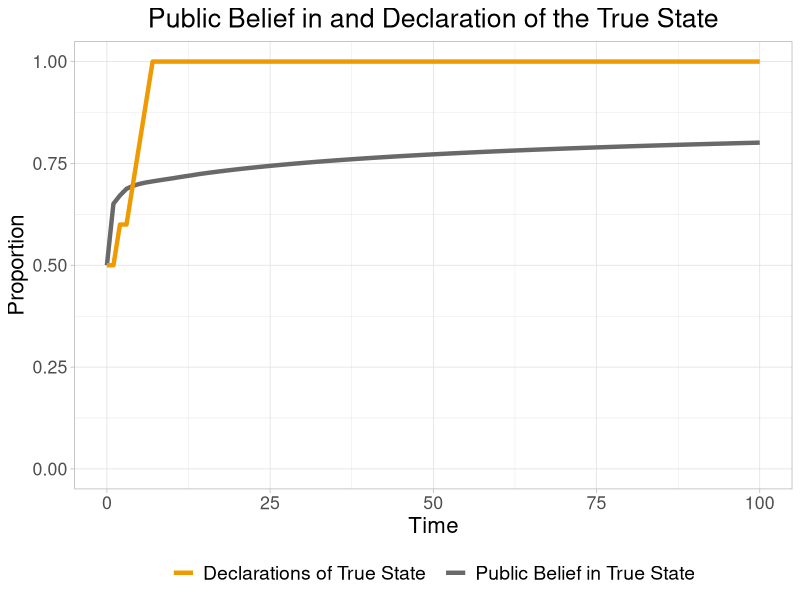

Generate this figure with R:

# TRUTH AND CONFORMITY ON NETWORKS
# SIMULATIONS

# Created by: Aydin Mohseni
# Contact: aydin.mohseni@gmail.com
# URL: www.aydinmohseni.com


### Install packages
library(ggplot2)
library(igraph)


### Establish global variables

N <- 10 # Number of agents
NumberOfTurns <- 100 # Number of turns of play
NumberOfRounds <-
  ceiling(NumberOfTurns / N) # Number of full rounds of play
# where each round is composed of N individual turns

# Create social network
nodes <- c(1:N) # Nodes
NetworkType <- c("Complete") # Choose network type to be one of:
# 1. Complete
# 2. Regular
# 3. Circle
# 4. Star
# 5. Random

regularNetworkDegree <-
  0.5 # Degree (scaled by population size) for regular networks
randomNetworkDensity <- 0.5 # Network density for random networks

InitialDeclarations <-
  c("EvenSplit") # Initial declarations of the population, on of:
# 1. EvenSplit
# 2. UniformlyAtRandom
# 3. ConsensusOnFalseState

# Network type:
# Complete network
if (NetworkType == "Complete") {
  edges <- data.frame(from = rep(1:N, each = N), to = rep(1:N, N))
  selfEdge <- N * c(0:(N - 1)) + c(1:N)
  edges <- edges[-selfEdge, ]
}
# Regular network
if (NetworkType == "Regular") {
  degreeDensity <- round((regularNetworkDegree * N) / 2)
  if (degreeDensity >= 1) {
    x <- rep(1:N, each = degreeDensity)
    y <- x + 1:degreeDensity
    y[y > N] <- y[y > N] - N
    edges <- data.frame(from = x, to = y)
  } else {
    edges <- data.frame(from = c(1), to = c(2))
  }
}
# Circle network
if (NetworkType == "Circle") {
  edges <- data.frame(from = c(1:N), to = c(2:N, 1))
}
# Star network
if (NetworkType == "Star") {
  edges <- data.frame(from = rep(1, N - 1), to = 2:N)
}
# Random graph
if (NetworkType == "Random") {
  numberOfPossibleEdges <- choose(N, 2)
  numberOfEdges <-
    ceiling(numberOfPossibleEdges * randomNetworkDensity)
  possibleEdges <- data.frame(t(combn(1:N, 2)))
  colnames(possibleEdges) <- c("from", "to")
  randomEdgesSubset <-
    sample(1:numberOfPossibleEdges, numberOfEdges, replace = FALSE)
  edges <- possibleEdges[randomEdgesSubset,]
}

# Adjacency matrix of the neighbors for each player
adjacencyMatrix <- data.frame(matrix(NA, nrow = N, ncol = N - 1))
for (m in 1:N) {
  adjMatSub <- subset(edges, from == m | to == m)
  if (nrow(adjMatSub) != 0) {
    adjMatSub <- unique(adjMatSub[adjMatSub != m])
  } else {
    adjMatSub <- c()
  }
  adjacencyMatrix[m,] <-
    c(adjMatSub, rep(NA, N - 1 - length(adjMatSub)))
}

# Initial declarations of agents:
# From even split, where half the population is making each declaration
if (InitialDeclarations == "EvenSplit") {
  NetworkChoices <-
    sample(c(rep(1, floor(N / 2)), rep(0, ceiling(N / 2))))
  InitialState <- .5
}
# Uniformly at random
if (InitialDeclarations == "UniformlyAtRandom") {
  NetworkChoices <- rbinom(N, 1, .5)
  InitialState <- table(factor(NetworkChoices))[2] / N
}
# Consensus on false state
if (InitialDeclarations == "ConsensusOnFalseState") {
  NetworkChoices <- rep(0, N)
  InitialState <- 0
}

# Create new history of play matrix
HistoryOfPlay <- matrix(NA, nrow = NumberOfTurns + 1, ncol = N)
# Save the initial conditions in the first row of history of play
HistoryOfPlay[1,] <- NetworkChoices

# Create the population types and initial beliefs
BetaParameterforTruthSeeking <-
  1 # Increasing this will increase the proportion of truth-seeking
BetaParameterforConformity <-
  1 # Increasing this will increase the proportion of conformity
Alpha <-
  rbeta(N,
        BetaParameterforTruthSeeking,
        BetaParameterforConformity) # Vector of agent types α=(α_1,...,α_N)
# where α_i denotes the truth-seeking orientation of agent i
# and (1 - α_i) denotes her coordination orientation
Prior <-
  InitialPrior <- c(0.5) # initial ignorance prior for all agents
PublicBelief <- c() # evolution of public belief
PublicDeclarations <- c() # evolution of public declarations

# Set the true state of the world
Theta <- 1


### Define Functions

# STATES of the WORLD
# Define the two distributions f1, f0 corresponding to
# the two possible STATES OF THE WORLD: 1, 0
# with the parameters
Mean1 <-
  1 # Mean for distribution of signals if Theta is true: state is 1
Mean0 <-
  -1 # Mean for distribution of signals if Theta is false: state is 0
Variance <- 10
StandardDeviation <-
  sqrt(Variance) # Variance for both distributions of signals
fTheta1 <-
  function(Signal) {
    return(dnorm(Signal, mean = Mean1, sd = StandardDeviation))
  }
fTheta0 <-
  function(Signal) {
    return(dnorm(Signal, mean = Mean0, sd = StandardDeviation))
  }


# SIGNALS about STATES of the WORLD
# Define the function corresponding to the acquisition of a SIGNAL
# by an agent about the true state of the world
DrawSignal <- function() {
  return(rnorm(1, mean = Mean1, sd = sqrt(Variance)))
}

# Define the CREDENCE function for the focal player for state Theta = 1, 0
# using Bayes' rule, as Pr(Theta | Signal) = Pr(Signal | Theta) * Pr(Theta) / Pr(Signal)
# That is, the poster probability of the state Theta,
# given the product of the likelihood of the Signal given Theta,
# over the total probability of the Signal
Credence <- function(State, Signal) {
  w <-
    (1 + ((1 - Prior) / Prior) * (fTheta0(Signal) / fTheta1(Signal))) ^ -1
  z <- ifelse(State == 1,
              w,
              (1 - w))
  # print(paste("POSTERIOR PROBABILITY for state ", State, " given signal ", Signal, sep = " "))
  # print(z)
  return(z)
}

# Define the TRUTH-SEEKING payoff to the focal player for a given declaration
# as her assessement of the proability of the truth of that declaration
TruthSeekingPayoff <-
  function(Declaration, Signal) {
    z <- Credence(Declaration, Signal)
    # print(paste("TRUTH-SEEKING PAYOFF for action", Declaration, sep = " "))
    # print(z)
    return(z)
  }

# Define the SOCIAL COORDINATION payoff to the focal player for a given declaration
CoordinationPayoff <- function(FocalAgent, Declaration) {
  Neighbors <- adjacencyMatrix[FocalAgent,]
  Neighbors <- Neighbors[!is.na(Neighbors)]
  if (length(Neighbors) != 0) {
    z <-
      table(factor(NetworkChoices[Neighbors], c(0, 1)))[[Declaration + 1]] / length(Neighbors)
    # print(paste("Player", i, "COORDINATION PAYOFF for action", C, sep = " "))
    # print(z)
  } else {
    z <- 0
  }
  return(z)
}

# Define the EXPECTED PAYOFF to the focal player for the declaration of a state
# as a convex combination of
# the product of her truth-seeking orientation α_i and her truth-seeking payoff
# and the product of her coordination orientation (1 - α_i) and coordination payoff
# for that state
EU <- function(FocalAgent, Declaration, Signal) {
  z <-
    Alpha[FocalAgent] * TruthSeekingPayoff(Declaration, Signal) + (1 - Alpha[FocalAgent]) * CoordinationPayoff(FocalAgent, Declaration)
  # print(paste("Player", FocalAgent, "EXPECTED UTILITY for action", Declaration, sep = " "))
  # print(z)
  return(z)
}

# Define the BEST RESPONSE function of the focal player
# as selecting the declaration that yields the highest expected payoff
BR <- function(FocalAgent, Signal) {
  # print("------------------------------")
  # print(paste("Player", FocalAgent, "TYPE", sep = " "))
  # print(Alpha[FocalAgent])
  # print(paste("Player", FocalAgent, "SIGNAL", sep = " "))
  # print(Signal)
  
  EUvector <-
    c(EU(FocalAgent, 0, Signal), EU(FocalAgent, 1, Signal))
  # If the payoffs are not tied, choose the declaration with the highest payoff
  if (EUvector[1] != EUvector[2]) {
    z <- which.max(EUvector) - 1
  } else {
    # If there is a payoff tie, choose a declaration at random
    z <- sample(c(1, 0), 1, .5)
  }
  
  # print(paste("Player", FocalAgent, "BEST RESPONSE", sep = " "))
  # print(z)
  # print("------------------------------")
  return(z)
}


# Define the PUBLIC PRIOR function,
# whereby all players update their beliefs
# based on the declaration z of the focal individual i
PublicPrior <- function(FocalAgent, Declaration) {
  # Check if the focal agent has no neighbors---i.e., she is "isolated"
  # (and hence has no coordination payoff component determining her declaration)
  Neighbors <- adjacencyMatrix[FocalAgent, ]
  Isolated  <- (length(Neighbors[!is.na(Neighbors)]) == 0)
  ifelse (Isolated == TRUE,
          # If the focal agent is indeed isolated,
          Ns <-
            1 / 2,
          # then let her neighbors be 'tied' in their declarations, so only her truth-seeking payoff counts
          Ns <-
            CoordinationPayoff(FocalAgent, 1)) # If the focal agent is not isolated,
  # Then retrieve the proportion of the focal agent's neighbors
  # who are declaring state 1
  
  # Compute the LIKELIHOODS of the DECLARATION of the focal agent
  # for each state of the world, Theta = 1, 0
  
  # Compute the threshold signal value needed
  # for the focal player to have declared state 1
  SignalThreshold <-
    -(Variance) * log((Prior / (1 - Prior))) / (Mean1 - Mean0) + (Mean0 + Mean1) / 2
  
  # Compute the threshold alpha value needed
  # for the focal player to have declared state 1
  # multiplied by the PDF of
  AlphaThreshold <- function(Signal) {
    return(pbeta(
      0.5 * ((1 - 2 * Ns) / (Credence(1, Signal) - Ns)) ,
      BetaParameterforTruthSeeking,
      BetaParameterforConformity
    ))
  }
  
  # Create four integrand functions for each likelihood,
  # in each case: Ns > 1/2, NS < 1/2
  Integrand.fTheta1.A <-
    function(Signal) {
      return(fTheta1(Signal) * AlphaThreshold(Signal))
    }
  Integrand.fTheta1.B <-
    function(Signal) {
      return(fTheta1(Signal) * (1 - AlphaThreshold(Signal)))
    }
  Integrand.fTheta0.A <-
    function(Signal) {
      return(fTheta0(Signal) * AlphaThreshold(Signal))
    }
  Integrand.fTheta0.B <-
    function(Signal) {
      return(fTheta0(Signal) * (1 - AlphaThreshold(Signal)))
    }
  
  # Compute the two likelihood values:
  # P(Declaration = 1 | Theta = 1) and P(Declaration = 1 | Theta = 0)
  
  # First, compute P(Declaration = 1 | Theta = 1)
  if (Ns > 1 / 2) {
    LikelihoodTheta1 <-
      integrate(Integrand.fTheta1.A,
                lower = -Inf,
                upper = SignalThreshold)$value + 1 - pnorm(SignalThreshold, mean = Mean1, sd = StandardDeviation)
  } else {
    LikelihoodTheta1 <-
      integrate(Integrand.fTheta1.B,
                lower = SignalThreshold,
                upper = Inf)$value
  }
  
  # Next, compute P(Declaration = 1 | Theta = 0)
  if (Ns > 1 / 2) {
    LikelihoodTheta0 <-
      integrate(Integrand.fTheta0.A,
                lower = -Inf,
                upper = SignalThreshold)$value + 1 - pnorm(SignalThreshold, mean = Mean0, sd = StandardDeviation)
  } else {
    LikelihoodTheta0 <-
      integrate(Integrand.fTheta0.B,
                lower = SignalThreshold,
                upper = Inf)$value
  }
  
  # If the declaration was of state 0 (rather than 1),
  # then take the complement of the likelihoods just computed
  # to get the correct likelihoods Pr(Declaration = 0 | Theta = 1) and Pr(Declaration = 0 | Theta = 0)
  if (Declaration == 0) {
    LikelihoodTheta1 <- (1 - LikelihoodTheta1)
    # print("LIKELIHOOD of declaration 0 given Theta = 1")
    LikelihoodTheta0 <- (1 - LikelihoodTheta0)
    # print("LIKELIHOOD of declaration 0 given Theta = 0")
  }
  
  # Compute the new posterior public belief P(Theta | Declaration of focal agent)
  z <-
    (1 + ((1 - Prior) / Prior) * (LikelihoodTheta0 / LikelihoodTheta1)) ^ -1
  # print("PUBLIC BELIEF")
  # print(z)
  return(z)
}


#### Initialize Simulation

# print("------------------------------")
# print("Initial declarations")
# print(NetworkChoices)

### Run a round of the Simulation
for (t in 1:NumberOfRounds) {
  # print("------------------------------")
  # print(paste("ROUND", t, sep = ))
  
  # Set initial ignorance prior for all agents,
  if (t == 1) {
    Prior <- InitialPrior
  }
  
  # Generate the round's random order of play
  agentIndex <- sample(1:N, N, replace = FALSE)
  
  # Ensure that, for population sizes that don't perfectly divide the total number of rounds,
  # that the simulation still stops at exactly the right turn
  ifelse(N * t <= NumberOfTurns,
         Nt <- N,
         Nt <- (NumberOfTurns - N * (t - 1)))
  
  
  for (i in 1:Nt) {
    # Determine which player is the focal player
    # who will receive a signal from nature,
    # and then make her public declaration
    FocalAgent <- agentIndex[i]
    
    # Have the focal agent get her private signal about the state of the world
    Signal <- DrawSignal()
    
    # Have the focal agent update her belief about the state of the world,
    # calculate her expected payoffs for each declaration,
    # and to make the declaration that is her best response
    DeclarationOfFocalAgent <- BR(FocalAgent, Signal)
    
    # Update the public prior, given the declaration of the focal agent
    Prior <- PublicPrior(FocalAgent, DeclarationOfFocalAgent)
    
    # Update the history of belief in the state Theta = 1
    PublicBelief <-
      append(PublicBelief, Prior, after = length(PublicBelief))
    
    # Update the vector of current network choices
    # with the agent's declaration
    NetworkChoices[FocalAgent] <- DeclarationOfFocalAgent
    
    # Record the proportion of players declaring Theta = 1
    PublicDeclarations <-
      append(PublicDeclarations,
             table(factor(NetworkChoices, c(0, 1)))[[2]] / N,
             after = length(PublicDeclarations))
    
    # Update the history of play for the round
    HistoryOfPlay[(N * (t - 1) + i) + 1, ] <- NetworkChoices
  }
  
  # Print the history of play
  # print("------------------------------")
  # print("HISTORY of PLAY")
  # print(HistoryOfPlay)
  
  # Replace the agents by resetting the Alpha vector
  Alpha <- rbeta(N,
                 BetaParameterforTruthSeeking,
                 BetaParameterforConformity)
}

# # Graph the evolution of the network
# nodesOverTime <- data.frame(nodes, t(HistoryOfPlay))
# colnames(nodesOverTime) <- c("id", 1:(N*Duration + 1))
# net <- graph_from_data_frame(d = edges, vertices = nodesOverTime, directed = F)
# net <- simplify(net, remove.multiple = T, remove.loops = T)
# l <- layout_in_circle(net)
#
# # Run network animation
# oopt = ani.options(interval = .1)
# for (i in 1: (N * Duration + 1)) {
# plot(net, edge.arrow.size = .4, vertex.label = NA, layout = l,
#      vertex.frame.color = nodesOverTime[[i+1]]+1, vertex.color = nodesOverTime[[i+1]]+1,
#      edge.color="gray")
#   ani.pause()
# }
# ani.options(oopt)
#
# Print the evolution of the public belief
PublicBeliefActionPlot <-
  data.frame(
    0:NumberOfTurns,
    c(InitialPrior, PublicBelief),
    c(InitialState, PublicDeclarations)
  )
colnames(PublicBeliefActionPlot) <-
  c("Turn", "PublicBelief", "PublicDeclarations")
p <- ggplot(PublicBeliefActionPlot, aes()) +
  geom_line(size = 1.5,
            aes(x = Turn, y = PublicBelief, colour = "Public Belief in True State")) +
  geom_line(size = 1.5,
            aes(x = Turn, y = PublicDeclarations, colour = "Declarations of True State  ")) +
  ggtitle("Public Belief in and Declaration of the True State") +
  labs(x = "Time", y = "Proportion") +
  theme_light() +
  scale_y_continuous(breaks = seq(0, 1, .25), limits = c(0, 1)) +
  scale_color_manual(values = c("orange2", "dimgray")) +
  theme(
    legend.position = "bottom",
    legend.title = element_blank(),
    plot.title = element_text(hjust = 0.5),
    text = element_text(size = 16),
    legend.text = element_text(size = 14)
  )
print(p)
